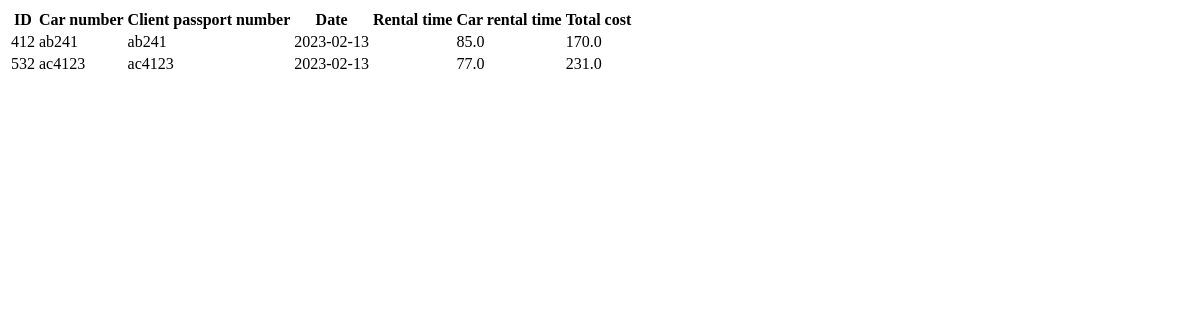
The page /orders_list on the database as committed earlier.
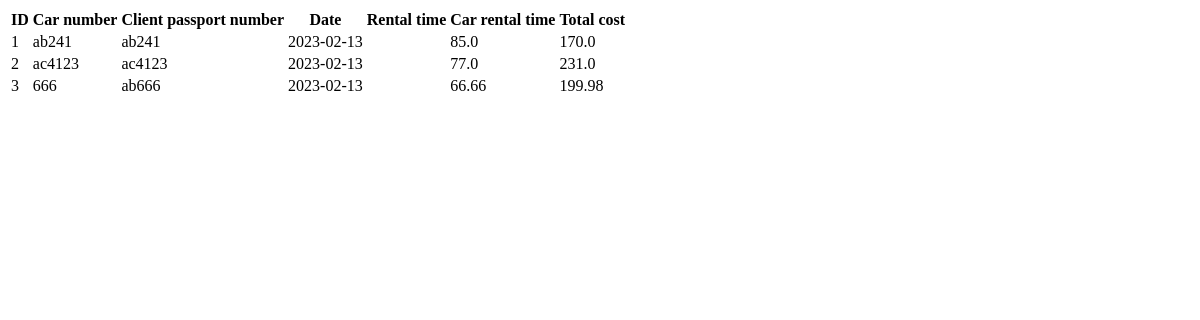
The same page on the database as committed later.
### main.py (models this page shows, shortened)
class Order(db.Model):
    __tablename__ = "orders"
    id = Column(Integer, primary_key=True)
    car_number = Column(String, unique=True)
    client_passport_number = Column(String, unique=True)
    add_date = Column(Date, default=date.today, nullable=False)
    rental_time = Column(Integer, nullable=False)
    car_rental_cost = Column(Float, nullable=False)
    total_cost = Column(Float, nullable=False)
    __table_args__ = (
        CheckConstraint(rental_time >= 1, name='minimal_rental_time'),
    )

### main.py (the view)
@app.route("/orders_list")
def orders_list():
    orders_html = Order.query.all()
    return render_template("orders_list.html", orders_html=orders_html)

### templates/orders_list.html
<table>
  <tr>
    <th>ID</th>
    <th>Car number</th>
    <th>Client passport number</th>
    <th>Date</th>
    <th>Rental time</th>
    <th>Car rental time</th>
    <th>Total cost</th>
  </tr>
  {% for order in orders_html %}
    <tr>
      <td>{{ order.id }}</td>
      <td>{{ order.car_number }}</td>
      <td>{{ order.client_passport_number }}</td>
      <td>{{ order.add_date }}</td>
      <td>{{ order.renal_time }}</td>
      <td>{{ order.car_rental_cost }}</td>
      <td>{{ order.total_cost }}</td>
    </tr>
  {% endfor %}
</table>

Rows that differ between the two databases and show on the page:
removed Order: id "412", car_number "ab241", client_passport_number "ab241", add_date "2023-02-13", car_rental_cost "85.0", total_cost "170.0"
removed Order: id "532", car_number "ac4123", client_passport_number "ac4123", add_date "2023-02-13", car_rental_cost "77.0", total_cost "231.0"
added Order: id "1", car_number "ab241", client_passport_number "ab241", add_date "2023-02-13", car_rental_cost "85.0", total_cost "170.0"
added Order: id "2", car_number "ac4123", client_passport_number "ac4123", add_date "2023-02-13", car_rental_cost "77.0", total_cost "231.0"
added Order: id "3", car_number "666", client_passport_number "ab666", add_date "2023-02-13", car_rental_cost "66.66", total_cost "199.98"
